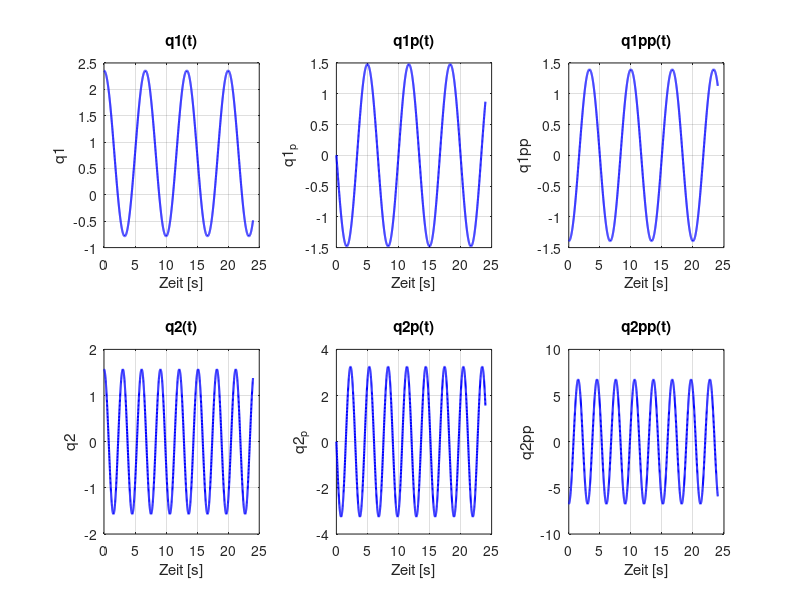
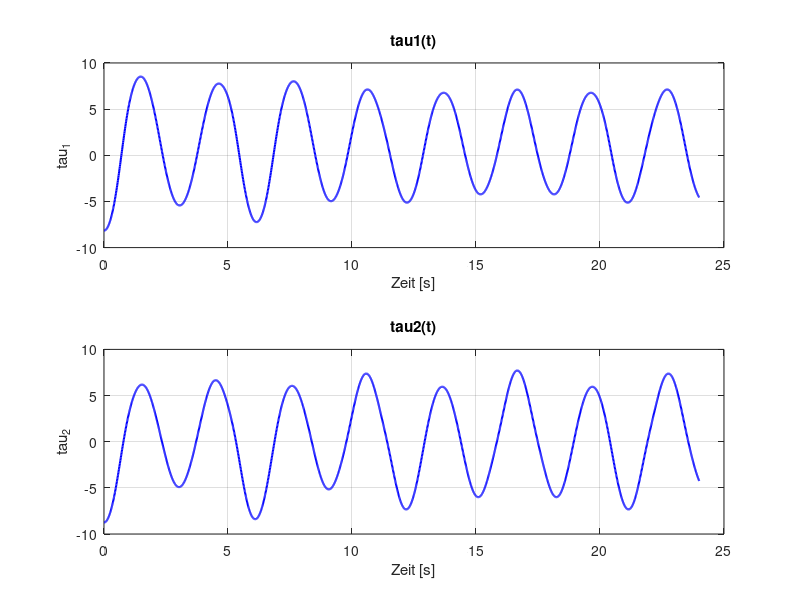
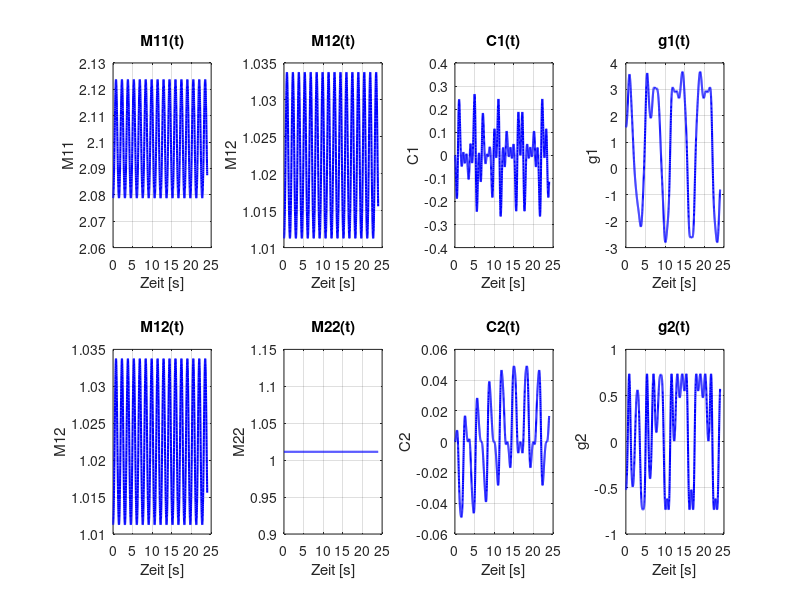

These figures' MATLAB source, in order:
% -------------------------------------------------------------
% Autor:      Ole Uphaus
% Datum:      17.04.2025
% Beschreibung:
% Dies ist eine ähnliche Version wie Data_gen_V3. Ich werde jedoch in
% diesem Skript andere Trajektorien generieren. Anstatt wie in V3 einfach
% immer kleine Übergänge zu berechnen, werde ich jetzt Pendelbewegungen des
% Roboters durchführen und dazu cosinus Funktionen verwenden. Es ändert
% sich also nur die Generierung der Trajektorien. Die Auswertung der
% Inversen Dynamik bleibt estehen.
% -------------------------------------------------------------

clc
clear
close all

% Diese Funktion gibt zufällig entweder 1 oder -1 zurück
function signum = random_sign()
    r = randi([0, 1]);
    signum = 2*r - 1;
end

% Diese Funktion erzeugt einen zufälligen Parameter (float) im gegebenen
% Intervall
function r_param = random_param(lower_barrier, upper_barrier)
    r_param = lower_barrier + (upper_barrier - lower_barrier) * rand();
end

% Diese Funktion erzeugt zufällige Anfangsbedingungen im gegebenen
% Intervall
function x_0 = random_init(n, lower_barrier, upper_barrier, random_signum)
    % leeren Vektor
    x_0 = zeros(n, 1);
    
    % Ohne zufälliges Vorzeichen
    if random_signum == false
        for i = 1:n
            x_0(i) = random_param(lower_barrier, upper_barrier);
        end
    end

    % Mit zufälligem Vorzeichen
    if random_signum == true
        for i = 1:n
            x_0(i) = random_sign()*random_param(lower_barrier, upper_barrier);
        end
    end
end

% Diese funktion wertet bei gegebenen Trajektorien (q, q_p, q_pp) die
% Inverse Dynamik des Robotermodells aus (Ursprüngliches Modell)
function out = inv_dyn_2_FHG_Robot_1(traj_data)

    % Systemparameter
    m_kg = 5;   % Masse des Arms
    mL_kg = 2;  % Masse der Last
    J_kgm2 = 0.4;  % gesamte Rotationsträgheit
    l_m = 0.25; % Schwerpunktsabstand (Arm - Last)

    % Output definieren
    out = struct();

    % Daten aus Trajektoren extrahieren
    r = traj_data.q1;
    r_p = traj_data.q1_p;
    r_pp = traj_data.q1_pp;

    phi = traj_data.q2;
    phi_p = traj_data.q2_p;
    phi_pp = traj_data.q2_pp;

    % Massenmatrix
    out.M_11 = m_kg + mL_kg + r*0;    % Oberer linker Eintrag der Massenmatrix (r*0 damit Vektor herauskommt)
    out.M_12 = r*0; % Oberer Rechter Eintrag der Massenmatrix (r*0 damit Vektor herauskommt)
    out.M_22 = J_kgm2 + m_kg*(r - l_m).^2 + mL_kg*r.^2;    % Unterer rechter Eintrag der Massenmatrix

    % Corioliskräfte
    out.C_1 = -(mL_kg*r + m_kg*(r - l_m)).*phi_p.^2; % Erster Vektoreintrag
    out.C_2 = 2*(m_kg*(r - l_m) + mL_kg*r).*r_p.*phi_p; % Zweiter Vektoreintrag

    % Gewichtskräfte
    out.g_1 = r*0;  % Erster Vektoreintrag
    out.g_2 = r*0;  % Zweiter Vektoreintrag

    % Eingeprägte Kräfte/Momente (Hier direkt Massen- und Coriolisterme
    % eingesetzt)
    out.tau_1 = out.M_11.*r_pp + out.C_1;   % Eigentlich F
    out.tau_2 = out.M_22.*phi_pp + out.C_2; % Eigentlich tau

end

% Diese funktion wertet bei gegebenen Trajektorien (q, q_p, q_pp) die
% Inverse Dynamik des Robotermodells aus (Neues Modell)
function out = inv_dyn_2_FHG_Robot_2(traj_data)

    % Systemparameter
    m1_kg = 1;  % Masse Arm 1
    m2_kg = 0.5;  % Masse Arm 2
    l1_m = 0.3; % Länge Arm 1
    l2_m = 0.3; % Länge Arm 2
    J1_kgm2 = 1;  % Rotationsträgheit Arm 1
    J2_kgm2 = 1;  % Rotationsträgheit Arm 2
    g_mps2 = 9.81;  % Gravitationskonstante

    % Output definieren
    out = struct();

    % Daten aus Trajektoren extrahieren
    phi_1 = traj_data.q1;
    phi_1_p = traj_data.q1_p;
    phi_1_pp = traj_data.q1_pp;

    phi_2 = traj_data.q2;
    phi_2_p = traj_data.q2_p;
    phi_2_pp = traj_data.q2_pp;

    % Massenmatrix
    out.M_11 = J1_kgm2 + J2_kgm2 + (l1_m^2*m1_kg)/4 + l1_m^2*m2_kg + (l2_m^2*m2_kg)/4 + l1_m*l2_m*m2_kg.*cos(phi_2);   % Oberer linker Eintrag der Massenmatrix
    out.M_12 = (m2_kg*l2_m^2)/4 + (l1_m*m2_kg.*cos(phi_2).*l2_m)/2 + J2_kgm2;      % Oberer Rechter Eintrag der Massenmatrix
    out.M_22 = (m2_kg*l2_m^2)/4 + J2_kgm2 + phi_1*0;    % Unterer rechter Eintrag der Massenmatrix

    % Corioliskräfte
    out.C_1 = -(l1_m*l2_m*m2_kg.*phi_2_p.*sin(phi_2).*(2.*phi_1_p + phi_2_p))/2;     % Erster Vektoreintrag
    out.C_2 = (l1_m*l2_m*m2_kg.*phi_1_p.^2.*sin(phi_2))/2;    % Zweiter Vektoreintrag

    % Gewichtskräfte
    out.g_1 = g_mps2*m2_kg.*((l2_m.*sin(phi_1 + phi_2))/2 + l1_m.*sin(phi_1)) + (g_mps2*l1_m*m1_kg.*sin(phi_1))/2;  % Erster Vektoreintrag
    out.g_2 = (g_mps2*l2_m*m2_kg.*sin(phi_1 + phi_2))/2;  % Zweiter Vektoreintrag

    % Eingeprägte Kräfte/Momente (Hier direkt Massen- und Coriolisterme
    % eingesetzt)
    out.tau_1 = out.M_11.*phi_1_pp + out.M_12.*phi_2_pp + out.C_1 + out.g_1;    % tau_1
    out.tau_2 = out.M_22.*phi_2_pp + out.M_12.*phi_1_pp + out.C_2 + out.g_2;    % tau_2

end

%% Parameterdefinition

% Bewegungszeit, Schrittweite, größe Testdatensatz
move_time = 30;  % [s]
zeitschritt = 0.01; % [s]
test_size = 0.2;

% Trainings- und Testzeitvektor in einen Struct
t_vec_struct(2) = struct();
t_vec_struct(1).t_vec = 0:zeitschritt:(move_time*(1 - test_size));    % Zeitvektor Trainingsdaten
t_vec_struct(2).t_vec = (move_time*(1 - test_size) + zeitschritt):zeitschritt:move_time;    % Zeitvektor Testdaten

% Amplituden, Frequenzen und Mittelwerte der Gelenktrajektorien
% (variierende Frequenzen für Trainings- und Testdaten.
A1 = pi/2;   % [rad]
A2 = pi/2;   % [rad]
f1 = [0.15, 0.15];   % [Hz] [Training, Test]
f2 = [0.33, 0.33];   % [Hz] [Training, Test]
M1 = pi/4;  % [rad]
M2 = 0;     % [rad]

% Winkelgeschwindigkeiten
w1 = 2 * pi * f1;  % [rad/s]
w2 = 2 * pi * f2;  % [rad/s]

% Robotermodell auswählen (1 - Roboter aus NLRS, 2 - Roboter mit 2
% Drehgelenken)
Rob_Model = 2;

% Seed für reproduzierbare Ergebnisse
rng(42)

% Sollen Simulationsdaten gespeichert werden
savedata = false;

%% Trajektorien generieren

% Struct zur speicherung der Daten vorbereiten
traj_data(2) = struct();

for i = 1:2
    % Gelenkpositionen
    q1 = A1 * cos(w1(i) * t_vec_struct(i).t_vec) + M1;
    q2 = A2 * cos(w2(i) * t_vec_struct(i).t_vec) + M2;
    
    % Gelenkgeschwindigkeiten
    q1_p = -A1 * w1(i) * sin(w1(i) * t_vec_struct(i).t_vec);
    q2_p = -A2 * w2(i) * sin(w2(i) * t_vec_struct(i).t_vec);
    
    % Gelenkbeschleunigungen
    q1_pp = -A1 * w1(i)^2 * cos(w1(i) * t_vec_struct(i).t_vec);
    q2_pp = -A2 * w2(i)^2 * cos(w2(i) * t_vec_struct(i).t_vec);

    % Daten in Struct speichern
    traj_data(i).q1 = q1';
    traj_data(i).q1_p = q1_p';
    traj_data(i).q1_pp = q1_pp';
    
    traj_data(i).q2 = q2';
    traj_data(i).q2_p = q2_p';
    traj_data(i).q2_pp = q2_pp';

end

%% Inverse Dynamik auswerten + Massen- und Coriolisterme berechnen (Differentialgleichung)

for i = 1:2
    % Ausgewähltes Modell nutzen
    if Rob_Model == 1
        out = inv_dyn_2_FHG_Robot_1(traj_data(i));
    elseif Rob_Model == 2
        out = inv_dyn_2_FHG_Robot_2(traj_data(i));
    end
    
    % Massenmatrix
    traj_data(i).M_11 = out.M_11;
    traj_data(i).M_12 = out.M_12;
    traj_data(i).M_22 = out.M_22;
    
    % Corioliskräfte
    traj_data(i).C_1 = out.C_1;
    traj_data(i).C_2 = out.C_2;
    
    % Gewichtskräfte
    traj_data(i).g_1 = out.g_1;
    traj_data(i).g_2 = out.g_2;
    
    % Eingeprägte Kräfte/Momente 
    traj_data(i).tau_1 = out.tau_1;
    traj_data(i).tau_2 = out.tau_2;

end

%% Simulationsergebnisse Speichern (Daten in Trainings- und Testdaten aufteilen)

% Testdaten speichern
features_test = [traj_data(2).q1, traj_data(2).q2, traj_data(2).q1_p, traj_data(2).q2_p, traj_data(2).tau_1, traj_data(2).tau_2];
labels_test = [traj_data(2).q1_pp, traj_data(2).q2_pp];
Mass_Cor_test = [traj_data(2).M_11, traj_data(2).M_12, traj_data(2).M_22, traj_data(2).C_1, traj_data(2).C_2, traj_data(2).g_1, traj_data(2).g_2];

% Trainingsdaten speichern
features_training = [traj_data(1).q1, traj_data(1).q2, traj_data(1).q1_p, traj_data(1).q2_p, traj_data(1).tau_1, traj_data(1).tau_2];
labels_training = [traj_data(1).q1_pp, traj_data(1).q2_pp];
Mass_Cor_training = [traj_data(1).M_11, traj_data(1).M_12, traj_data(1).M_22, traj_data(1).C_1, traj_data(1).C_2, traj_data(1).g_1, traj_data(1).g_2];

% Daten speichern
if savedata == true
    % Pfad dieses Skripts
    my_path = fileparts(mfilename('fullpath'));

    % Zielordner relativ zum Skriptpfad
    target_folder = fullfile(my_path, '..', 'Training_Data', 'MATLAB_Simulation');
    target_folder = fullfile(target_folder); % Pfad normalisieren

    % Datei speichern
    num_samples = num2str(length(features_test) + length(features_training));
    time_stamp = string(datetime('now', 'Format', 'yyyy_MM_dd_HH_mm_ss'));
    dateiName = 'SimData_V4_Rob_Model_' + string(Rob_Model) + '_' + time_stamp + '_Samples_' + num_samples + '.mat';
    full_path = fullfile(target_folder, dateiName);
    save(full_path, 'features_training', 'labels_training', 'features_test', 'labels_test', "Mass_Cor_test");
end

%% Ergebnisse Plotten (nur Trainingsdaten)

% Plot q1, q2
figure('WindowState','maximized');

subplot(2,3,1);
plot(t_vec_struct(1).t_vec, features_training(:, 1), 'b', 'LineWidth', 1.5);
xlabel('Zeit [s]');
ylabel('q1');
grid on;
title('q1(t)');

subplot(2,3,4);
plot(t_vec_struct(1).t_vec, features_training(:, 2), 'b', 'LineWidth', 1.5);
xlabel('Zeit [s]');
ylabel('q2');
grid on;
title('q2(t)');

% Plot q1_p, q2_p
subplot(2,3,2);
plot(t_vec_struct(1).t_vec, features_training(:, 3), 'b', 'LineWidth', 1.5);
xlabel('Zeit [s]');
ylabel('q1_p');
grid on;
title('q1p(t)');

subplot(2,3,5);
plot(t_vec_struct(1).t_vec, features_training(:, 4), 'b', 'LineWidth', 1.5);
xlabel('Zeit [s]');
ylabel('q2_p');
grid on;
title('q2p(t)');

% Plot q1_pp, q2_pp
subplot(2,3,3);
plot(t_vec_struct(1).t_vec, labels_training(:, 1), 'b', 'LineWidth', 1.5);
xlabel('Zeit [s]');
ylabel('q1pp');
grid on;
title('q1pp(t)');

subplot(2,3,6);
plot(t_vec_struct(1).t_vec, labels_training(:, 2), 'b', 'LineWidth', 1.5);
xlabel('Zeit [s]');
ylabel('q2pp');
grid on;
title('q2pp(t)');

% Plot F, tau
figure('WindowState','maximized');

subplot(2,1,1);
plot(t_vec_struct(1).t_vec, features_training(:, 5), 'b', 'LineWidth', 1.5);
xlabel('Zeit [s]');
ylabel('tau_1');
grid on;
title('tau1(t)');

subplot(2,1,2);
plot(t_vec_struct(1).t_vec, features_training(:, 6), 'b', 'LineWidth', 1.5);
xlabel('Zeit [s]');
ylabel('tau_2');
grid on;
title('tau2(t)');

% Plott M_11, M_12, M_22
figure('WindowState','maximized');

subplot(2,4,1);
plot(t_vec_struct(1).t_vec, Mass_Cor_training(:, 1), 'b', 'LineWidth', 1.5);
xlabel('Zeit [s]');
ylabel('M11');
grid on;
title('M11(t)');

subplot(2,4,5);
plot(t_vec_struct(1).t_vec, Mass_Cor_training(:, 2), 'b', 'LineWidth', 1.5);
xlabel('Zeit [s]');
ylabel('M12');
grid on;
title('M12(t)');

subplot(2,4,2);
plot(t_vec_struct(1).t_vec, Mass_Cor_training(:, 2), 'b', 'LineWidth', 1.5);
xlabel('Zeit [s]');
ylabel('M12');
grid on;
title('M12(t)');

subplot(2,4,6);
plot(t_vec_struct(1).t_vec, Mass_Cor_training(:, 3), 'b', 'LineWidth', 1.5);
xlabel('Zeit [s]');
ylabel('M22');
grid on;
title('M22(t)');

% Plott C_1, C_2
subplot(2,4,3);
plot(t_vec_struct(1).t_vec, Mass_Cor_training(:, 4), 'b', 'LineWidth', 1.5);
xlabel('Zeit [s]');
ylabel('C1');
grid on;
title('C1(t)');

subplot(2,4,7);
plot(t_vec_struct(1).t_vec, Mass_Cor_training(:, 5), 'b', 'LineWidth', 1.5);
xlabel('Zeit [s]');
ylabel('C2');
grid on;
title('C2(t)');

% Plott g_1, g_2
subplot(2,4,4);
plot(t_vec_struct(1).t_vec, Mass_Cor_training(:, 6), 'b', 'LineWidth', 1.5);
xlabel('Zeit [s]');
ylabel('g1');
grid on;
title('g1(t)');

subplot(2,4,8);
plot(t_vec_struct(1).t_vec, Mass_Cor_training(:, 7), 'b', 'LineWidth', 1.5);
xlabel('Zeit [s]');
ylabel('g2');
grid on;
title('g2(t)');
